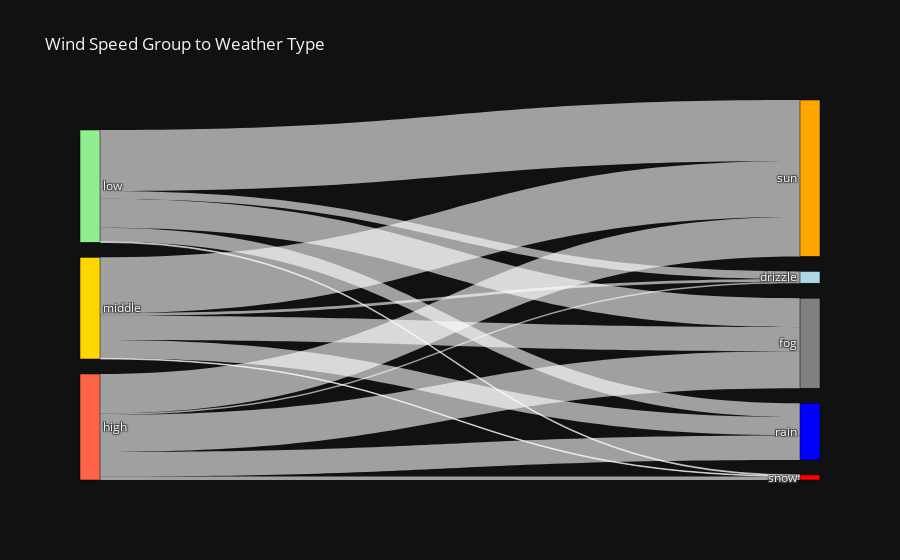

Notebook code for this chart:
### Code cell
import plotly.graph_objects as go

left_nodes  = ['low','middle','high']
right_nodes = sorted(weather['weather'].dropna().unique().tolist())
labels = left_nodes + right_nodes
label_to_index = {lbl:i for i,lbl in enumerate(labels)}

counts_sankey = counts.rename(columns={'wind_groups':'first','weather':'second'})

node_colors = []
for lbl in labels:
    if lbl in q3_colors:
        node_colors.append(q3_colors[lbl])
    else:
        node_colors.append('lightgreen' if lbl=='low' else ('gold' if lbl=='middle' else 'tomato'))

fig = go.Figure(data=[go.Sankey(
    node=dict(pad=15, thickness=20, line=dict(color='black', width=0.5),
              label=labels, color=node_colors),
    link=dict(
        source=counts_sankey['first'].map(label_to_index),
        target=counts_sankey['second'].map(label_to_index),
        value=counts_sankey['count']
    )
)])
fig.update_layout(title_text='Wind Speed Group to Weather Type')
fig.show()

### Figure 1 — Plotly figure (JSON) as saved in the notebook; plotly's stock layout.template omitted (floating-point values rounded to 4 significant figures)
{"data": [{"link": {"source": [0, 0, 0, 0, 0, 1, 1, 1, 1, 1, 2, 2, 2, 2, 2], "target": [3, 4, 5, 6, 7, 3, 4, 5, 6, 7, 3, 4, 5, 6, 7], "value": [35, 132, 63, 4, 279, 12, 110, 84, 3, 255, 7, 169, 112, 16, 180]}, "node": {"color": ["lightgreen", "gold", "tomato", "lightblue", "grey", "blue", "red", "orange"], "label": ["low", "middle", "high", "drizzle", "fog", "rain", "snow", "sun"], "line": {"color": "black", "width": 0.5}, "pad": 15, "thickness": 20}, "type": "sankey"}], "layout": {"title": {"text": "Wind Speed Group to Weather Type"}}}
